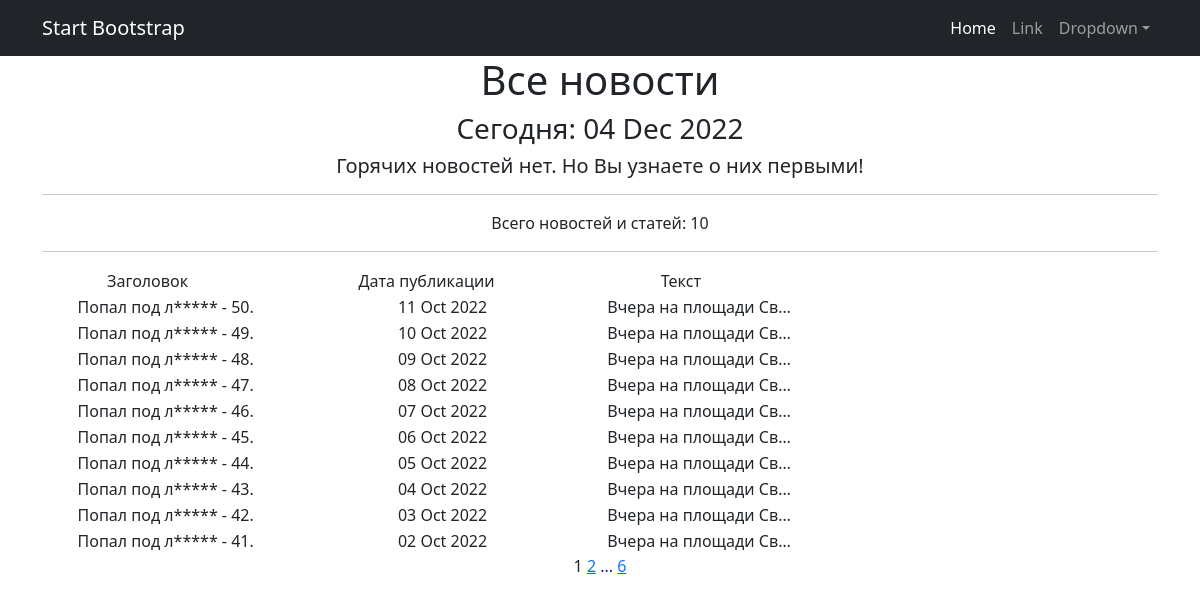
/news/news/, run on an earlier commit of the app's database.
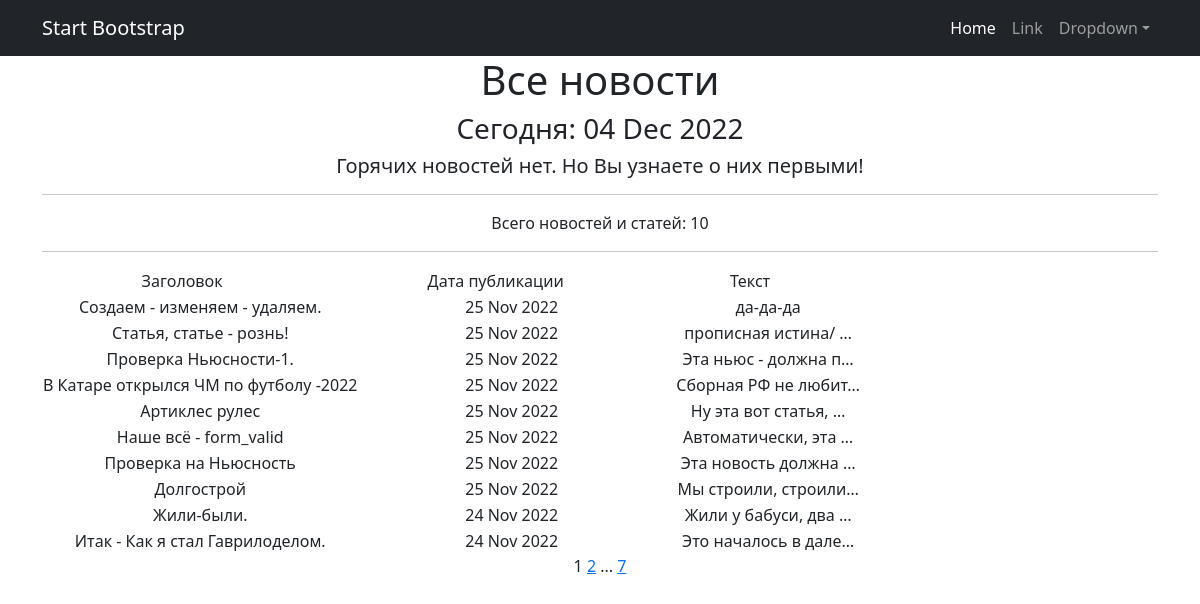
And on a later commit of the database.
### news/models.py (models this page shows, shortened)
class Post(models.Model):                                                                   # Модель 3
    author = models.ForeignKey(Author, on_delete=models.CASCADE)                            # - связь "один ко многим" с моделью Author
    article_or_new = models.CharField(max_length=3, choices=POSITIONS, default=article)     # ART - статья; NEW - новость
    title = models.CharField(max_length=255)                                                # Заголовок статьи или новости
    text_body = models.TextField(default='No text')                                         # Текст статьи или новости
    date_time_post = models.DateTimeField(auto_now_add=True)                                # Дата и время СОЗДАНИЯ записи
    rating_article_or_new = models.FloatField(default=0.0)                                  # Рейтинг статьи или новости
    category = models.ManyToManyField(Category, through='PostCategory')                     # - связь "многие ко многим" с моделью Category (через модель PostCategory)

### news/views.py (the view)
# urls.py: path('news/', NewsList.as_view(), name='news_list'),
class NewsList(ListView):
    model = Post                            # Указываем модель, объекты которой мы будем выводить
    ordering = '-date_time_post'            # Поле, которое будет использоваться для сортировки объектов - дата
    template_name = 'news.html'             # Указываем имя шаблона, в котором будут все инструкции о том,
    context_object_name = 'news'            # Это имя списка, в котором будут лежать все объекты.
    paginate_by = 10                         # вот так мы можем указать количество записей на странице
    def get_context_data(self, **kwargs):
        context = super().get_context_data(**kwargs)
        context['time_now'] = datetime.utcnow()
        context['hot_news'] = None
        return context

### news/templatetags/custom_filters.py (called while the page is built)
@register.filter()
def censor(text, dict_censor=None):
    if dict_censor is None:
        dict_censor = dict1
    if type(text) != str:               # Проверка строкового типа. Вызов исключения при попытке применения не к строке
        raise ValueError
    length = len(text)
    for word in dict_censor:              # Цикл, для перебора слов (ключей) из словаря Цензор
        index = 0
        while index < length:             # Цикл для поиска вхождения текущего слова в строку и определение его индекса
            i = text.find(word, index)
            if i == -1:
                break
            else:
                print(i)
                for j in range(i+1, i + dict_censor[word]):
                    text = text[:j] + "*" + text[j + 1:]
            index = i + 1
    return text

### templates/news.html (shortened to what this page needs)
{% extends 'flatpages/default.html' %}
{% load custom_filters %}
{% block content %}
    <h1>Все новости</h1>
    <h3>Cегодня: {{ time_now|date:'d M Y' }}</h3>
    <h5> {{ hot_news|default_if_none:"Горячих новостей нет. Но Вы узнаете о них первыми!" }} </h5>
    <hr>
    <p>Всего новостей и статей:  {{ news|length }}</p>
    <hr>
    {% if news %}
    <table>
        <tr>
            <td>
                &emsp;&emsp;&emsp;&emsp;Заголовок &emsp;&emsp;&emsp;&emsp;&emsp;&emsp;
            </td>
            <td>
                  &emsp;&emsp;&emsp;&emsp; Дата публикации &emsp;&emsp;&emsp;&emsp;&emsp;&emsp;
            </td>
            <td>
                   &emsp;&emsp;&emsp;&emsp;Текст &emsp;&emsp;&emsp;&emsp;&emsp;&emsp;
            </td>
        </tr>
        {% for new in news %}
        <tr>
            <td>{{ new.title | censor }}</td>
            <td>{{ new.date_time_post | date:'d M Y' }}</td>
            <td>{{ new.text_body | truncatechars:20 | censor }}</td>
        </tr>
        {% endfor %}
    </table>
    {% else %}
        <h2>Новостей нет!</h2>
    {% endif %}
   {{ page_obj.number }}
   {% if page_obj.has_next %}
       <a href="?page={{ page_obj.next_page_number }}">{{ page_obj.next_page_number }}</a>
       {% if paginator.num_pages != page_obj.next_page_number %}
           ...
           <a href="?page={{ page_obj.paginator.num_pages }}">{{ page_obj.paginator.num_pages }}</a>
       {% endif %}
   {% endif %}
{% endblock content %}

What changed in the data, as far as the page shows it:
no longer on this page (row unchanged): Post: title|censor "Попал под л***** - 50.", date_time_post "11 Oct 2022", text_body|censor "Вчера на площади Св…"
no longer on this page (row unchanged): Post: title|censor "Попал под л***** - 49.", date_time_post "10 Oct 2022", text_body|censor "Вчера на площади Св…"
no longer on this page (row unchanged): Post: title|censor "Попал под л***** - 48.", date_time_post "09 Oct 2022", text_body|censor "Вчера на площади Св…"
no longer on this page (row unchanged): Post: title|censor "Попал под л***** - 47.", date_time_post "08 Oct 2022", text_body|censor "Вчера на площади Св…"
no longer on this page (row unchanged): Post: title|censor "Попал под л***** - 46.", date_time_post "07 Oct 2022", text_body|censor "Вчера на площади Св…"
no longer on this page (row unchanged): Post: title|censor "Попал под л***** - 45.", date_time_post "06 Oct 2022", text_body|censor "Вчера на площади Св…"
no longer on this page (row unchanged): Post: title|censor "Попал под л***** - 44.", date_time_post "05 Oct 2022", text_body|censor "Вчера на площади Св…"
no longer on this page (row unchanged): Post: title|censor "Попал под л***** - 43.", date_time_post "04 Oct 2022", text_body|censor "Вчера на площади Св…"
no longer on this page (row unchanged): Post: title|censor "Попал под л***** - 42.", date_time_post "03 Oct 2022", text_body|censor "Вчера на площади Св…"
no longer on this page (row unchanged): Post: title|censor "Попал под л***** - 41.", date_time_post "02 Oct 2022", text_body|censor "Вчера на площади Св…"
added Post: title|censor "Создаем - изменяем - удаляем.", date_time_post "25 Nov 2022", text_body|censor "да-да-да"
added Post: title|censor "Статья, статье - рознь!", date_time_post "25 Nov 2022", text_body|censor "прописная истина/ …"
added Post: title|censor "Проверка Ньюсности-1.", date_time_post "25 Nov 2022", text_body|censor "Эта ньюс - должна п…"
added Post: title|censor "В Катаре открылся ЧМ по футболу -2022", date_time_post "25 Nov 2022", text_body|censor "Сборная РФ не любит…"
added Post: title|censor "Артиклес рулес", date_time_post "25 Nov 2022", text_body|censor "Ну эта вот статья, …"
added Post: title|censor "Наше всё - form_valid", date_time_post "25 Nov 2022", text_body|censor "Автоматически, эта …"
added Post: title|censor "Проверка на Ньюсность", date_time_post "25 Nov 2022", text_body|censor "Эта новость должна …"
added Post: title|censor "Долгострой", date_time_post "25 Nov 2022", text_body|censor "Мы строили, строили…"
added Post: title|censor "Жили-были.", date_time_post "24 Nov 2022", text_body|censor "Жили у бабуси, два …"
added Post: title|censor "Итак - Как я стал Гаврилоделом.", date_time_post "24 Nov 2022", text_body|censor "Это началось в дале…"
Also different on the page:
{{ page_obj.paginator.num_pages }}: "6" → "7"
